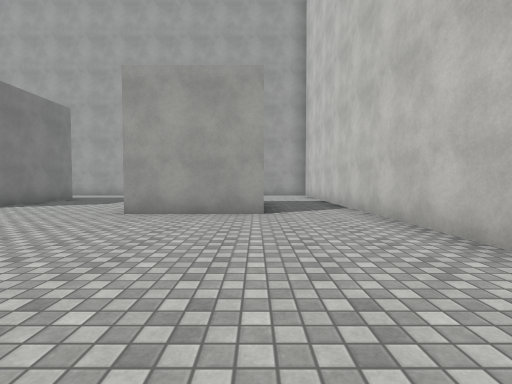
[1] (above)

21 first-person views from a walk through a scene from a Unity 3-D project. The camera is 1.2 m above the floor, tilts 2° down and sees 85° across. The floor is counted in squares, 2 m on a side. Each view is taken from the middle of a square. On the plan, view 1 faces up. The plan holds only what a view shows up to about 9 squares ahead; the rest is blank. The player is left out. Surface patterns are stand-ins for the level's own textures.

[2]
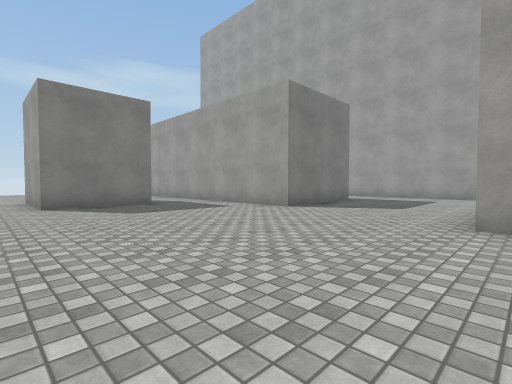

[3]
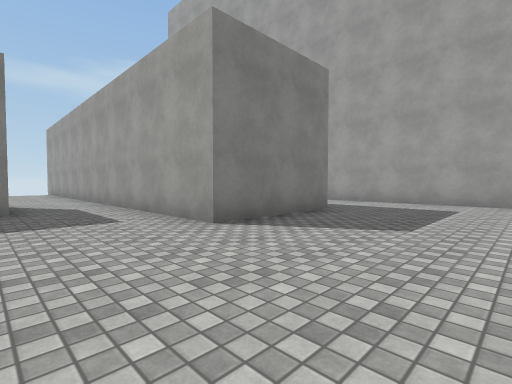

[4]
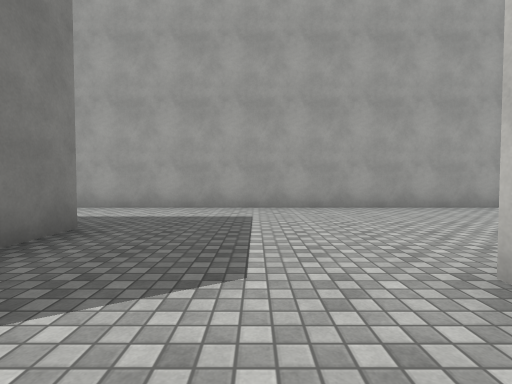

[5]
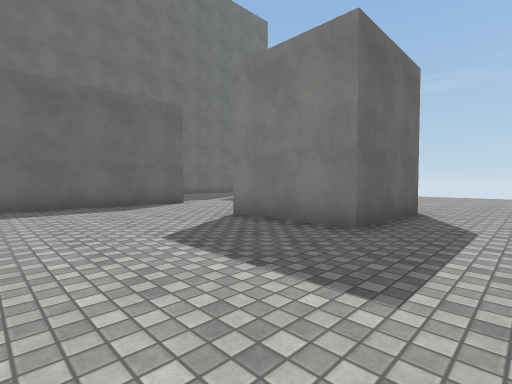

[6]
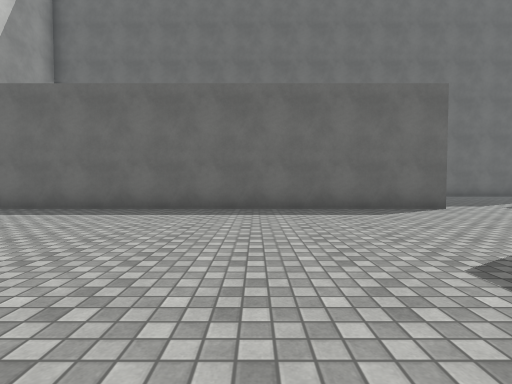

[7]
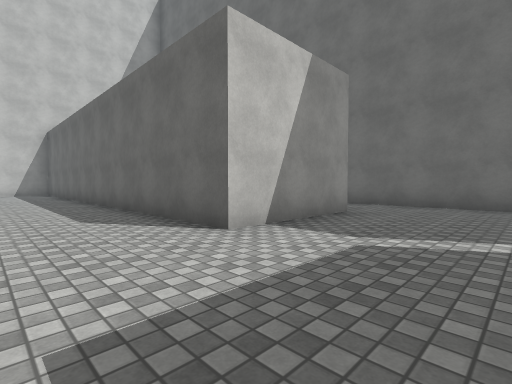

[8]
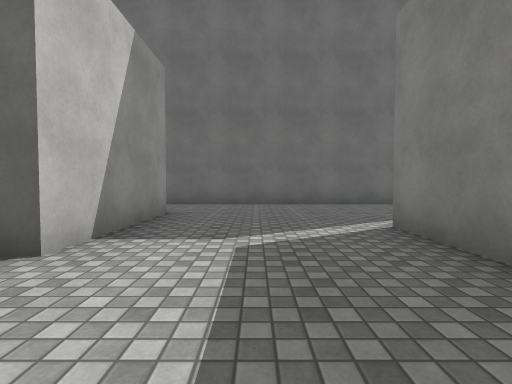

[9]
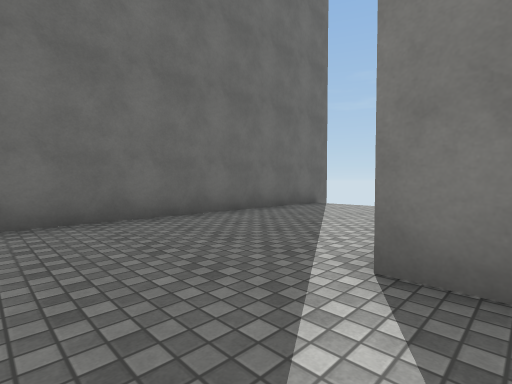

[10]
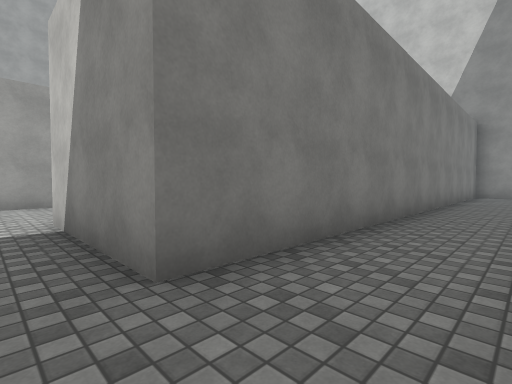

[11]
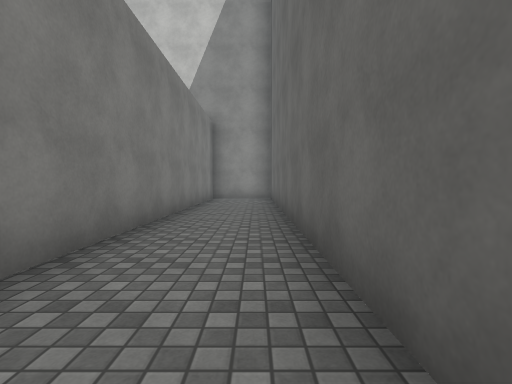

[12]
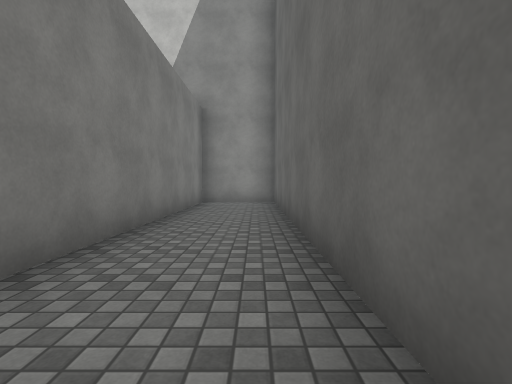

[13]
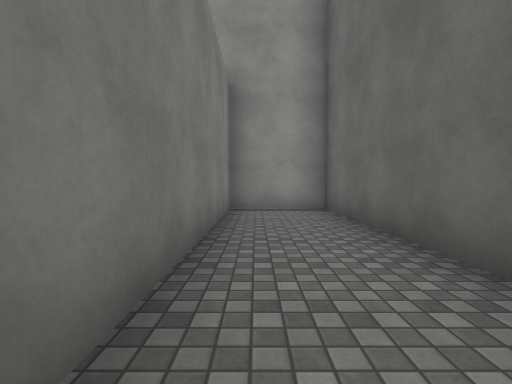

[14]
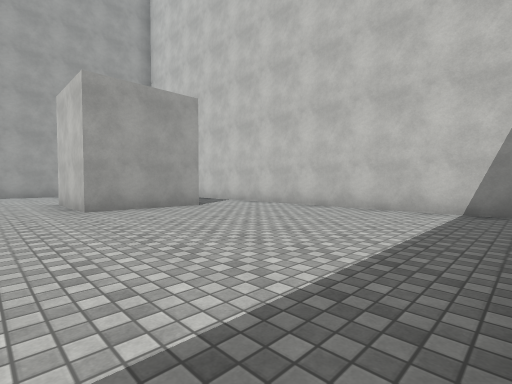

[15]
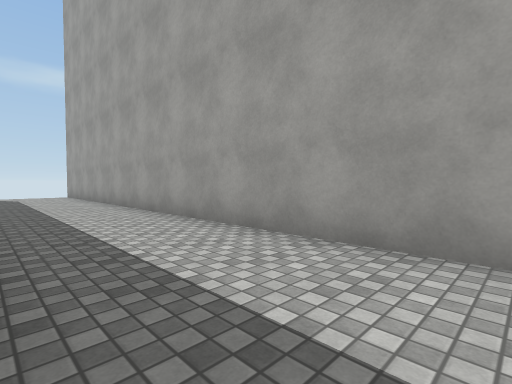

[16]
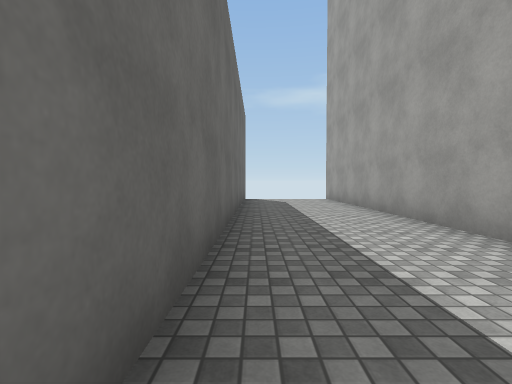

[17]
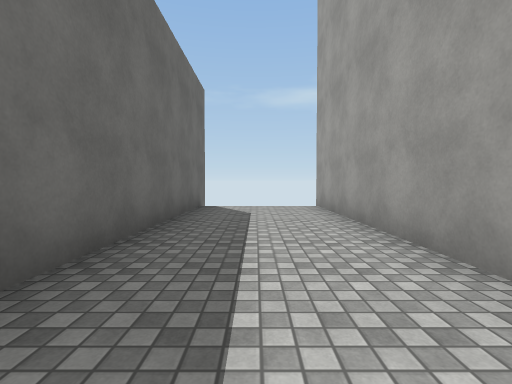

[18]
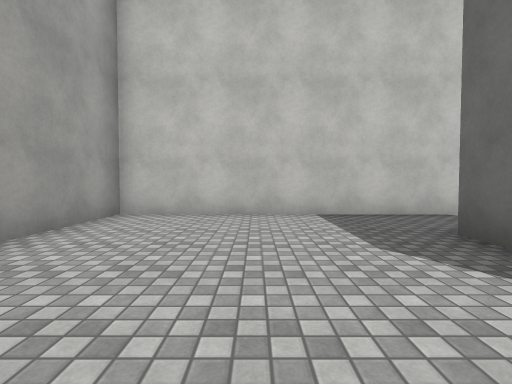

[19]
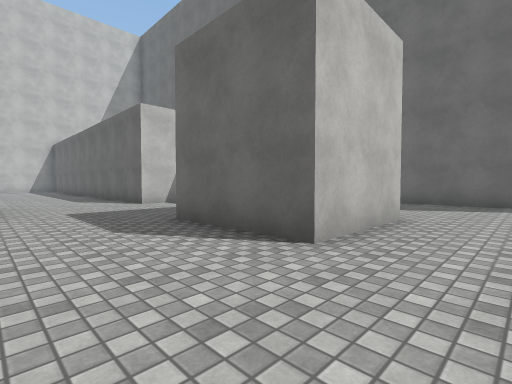

[20]
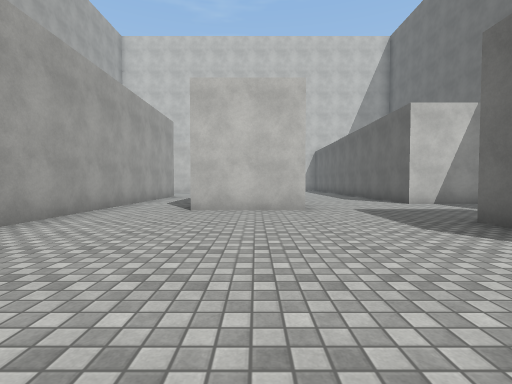

[21]
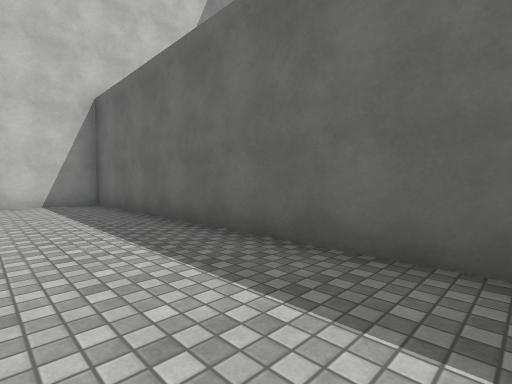

### Floor plan
Points are (right, up) in squares from view 1. A wall is a line through its corners. A room is listed if a view was taken in it or the views show most of it. See-through windows are left out.
Room 1 (views 1, 2, 3, 4, 5, 6, 7, 8, 9, 10, 11, 12, 13, 14, 15, 16, 17, 18, 21)
walls: (-12.1, 4.4) (-9.4, 4.4) (-9.4, 2) (-12.1, 2); (-6.3, 9.6) (-6.3, 6.4) (-13.4, 6.4); (0.2, 5.3) (-2.5, 5.3) (-2.5, 7.8); (-13.8, -0.9) (-13.8, -2.8); (-0.6, 7.7) (0.2, 7.7); (-7.5, -6.5) (2.2, -6.5) (2.2, -4.4) (-10.3, -4.4) (-10.3, -1.2) (2.2, -1.2) (2.2, 12.6) (-19.2, 12.6); (-16.5, -2.8) (-16.5, -0.3); (-19.5, 9.6) (-9.4, 9.6); (-19.5, -6.5) (-9.1, -6.5)
ways out: opening at (-17.5, -1.5) to room 2; opening at (-13, 0.5) to room 2; opening at (-12.5, 5.5) to room 2
Room 2 (views 19, 20)
walls: (-16.5, -0.3) (-13.8, -0.3); (-12.1, 2) (-12.1, 4.4); (-13.4, 6.4) (-14.4, 6.4)
ways out: opening at (-17.5, -1.5) to room 1; opening at (-13, 0.5) to room 1; opening at (-12.5, 5.5) to room 1

Positions as (right, up) in squares from view 1, and headings:
1: (0, 0), facing up
2: (-2, 1), facing up-left
3: (-3, 4), facing up-left
4: (-4, 6), facing up
5: (-6, 6), facing down-left
6: (-6, 5), facing down
7: (-13, 1), facing down-right
8: (-12, 1), facing down
9: (-12, -2), facing down-left
10: (-11, -6), facing up-right
11: (-8, -6), facing right
12: (-6, -6), facing right
13: (-4, -5), facing right
14: (-4, -1), facing up-right
15: (-6, 10), facing up-left
16: (-9, 10), facing left
17: (-12, 11), facing left
18: (-3, 10), facing right
19: (-18, 2), facing down-right
20: (-18, 3), facing right
21: (-6, 1), facing down-right
